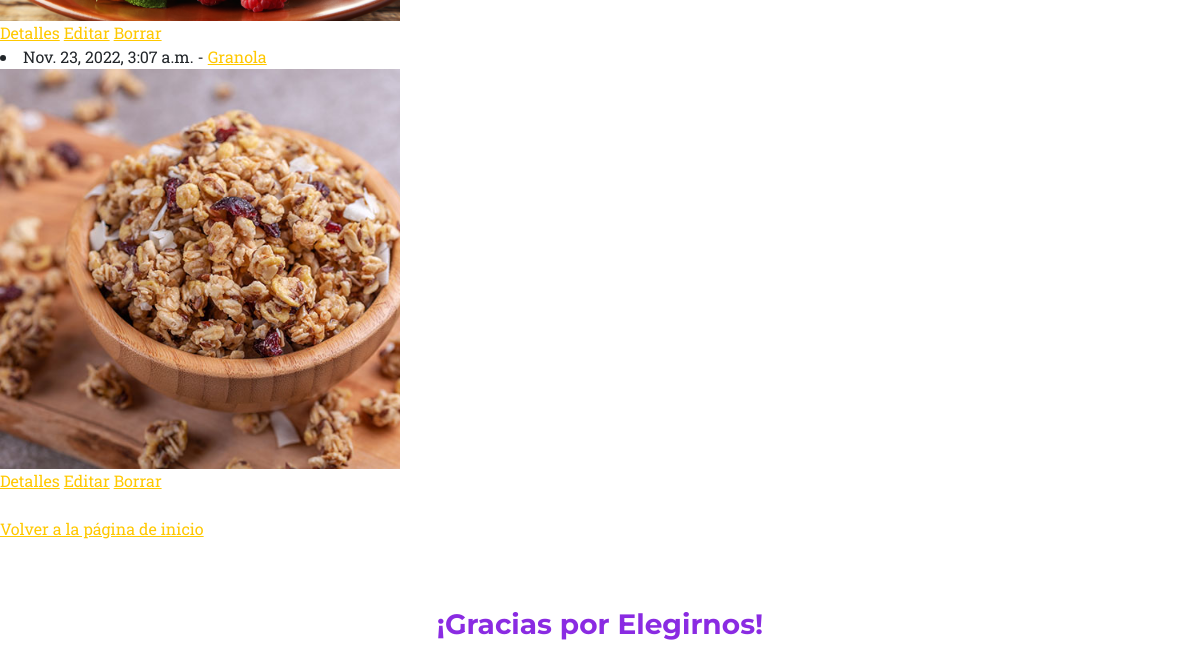
The page /lista_recetas (lower part) on the database as committed earlier.
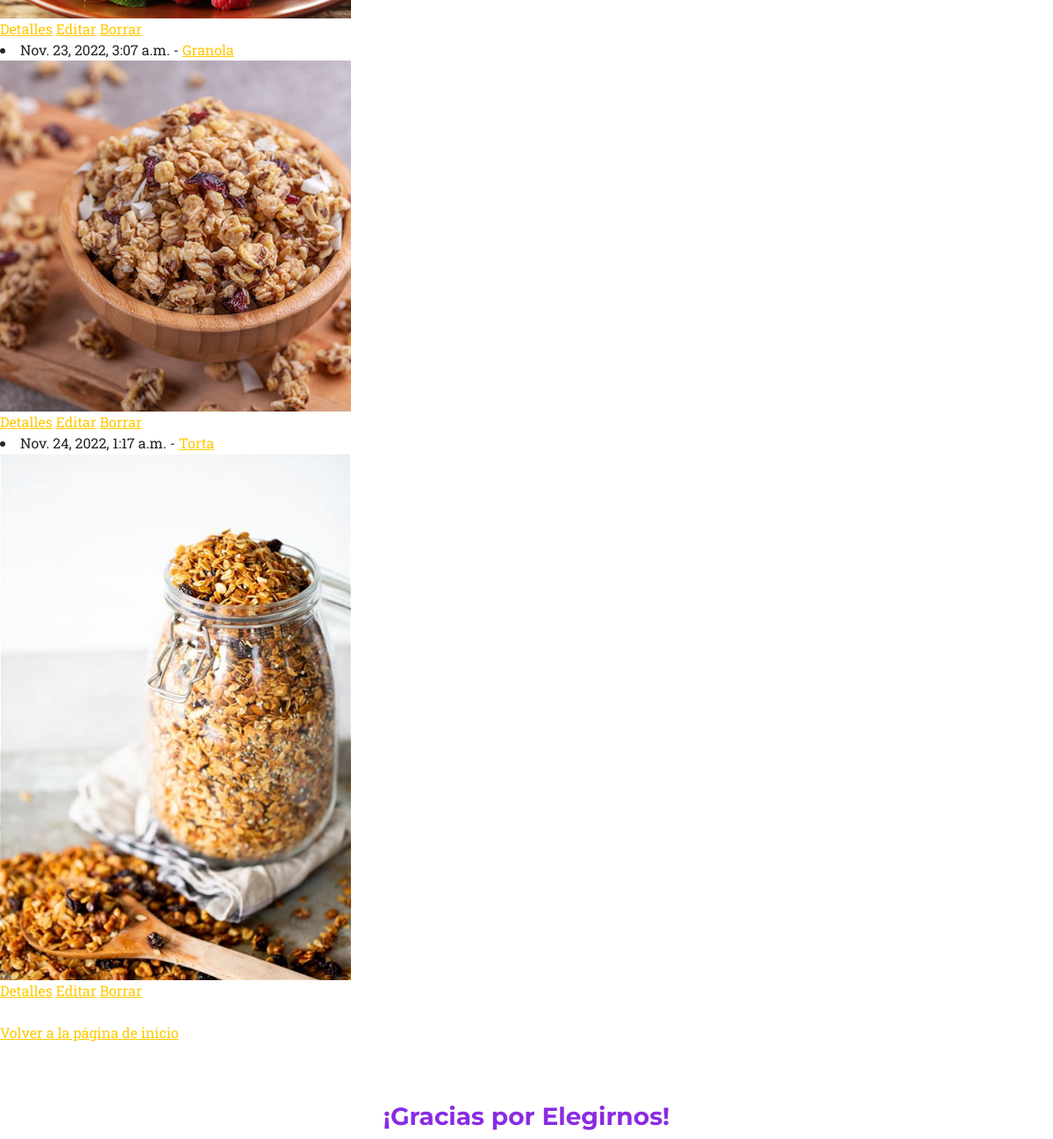
The same page on the database as committed later.
### About/models.py (models this page shows, shortened)
class recetas(models.Model):
    comida = models.CharField(max_length = 200)
    ingredientes = models.CharField(max_length = 200)
    preparación = models.TextField(max_length=2000)
    fecha = models.DateTimeField(auto_now_add=True)
    receta_imagen = models.ImageField(upload_to='images/')

### About/views.py (the view)
# urls.py: path('lista_recetas', recetas_lista.as_view(), name = 'listaRecetas'),
class recetas_lista(generic.ListView):
    model = recetas
    template_name = "About/recetas_lista.html"
    def get(self, request): #mostrar lista de recetas
        lista_recetas = recetas.objects.all()
        return render(request, self.template_name, {"recetas": lista_recetas})

### About/templates/About/recetas_lista.html (shortened to what this page needs)
{% extends "About/base.html" %}
{% load static %}
{% block contenido %}
     <br>
    <br>
    {% for receta in recetas %}
            <div class="col-md-4">
                    <li>{{receta.fecha}} - <a href="{{receta.get_absolute_url}}">{{receta.comida}}</a></li>
                    <img src="{{ receta.receta_imagen.url}}" class="img-responsive" style="width: 100%; float: left; margin-right: 10px;" />
                    <a href="{% url 'Descripción_r' receta.id %}">Detalles</a>
                    <a href="{% url 'editar' receta.id  %}">Editar</a>
                    <a href="{% url 'borrar' receta.id  %}">Borrar</a>
            </div>
    {% endfor %}
    <br>
    <a href="{% url 'inicio' %}">Volver a la página de inicio</a>
{% endblock %}

### About/templates/About/base.html (shortened to what this page needs)
<!DOCTYPE html>
<html lang="en">
    <head>
        {% load static %}
        <link href="{% static "About/css/styles.css" %}" rel="stylesheet" />
    </head>
<body>
    {% block contenido %}
    {% endblock %}
    <h3 style="color:blueviolet; text-align:center"> <br><br/>¡Gracias por Elegirnos! </h3>
</body>
</html>

Rows that differ between the two databases and show on the page:
added recetas: fecha "Nov. 24, 2022, 1:17 a.m.", comida "Torta", receta_imagen (picture)
